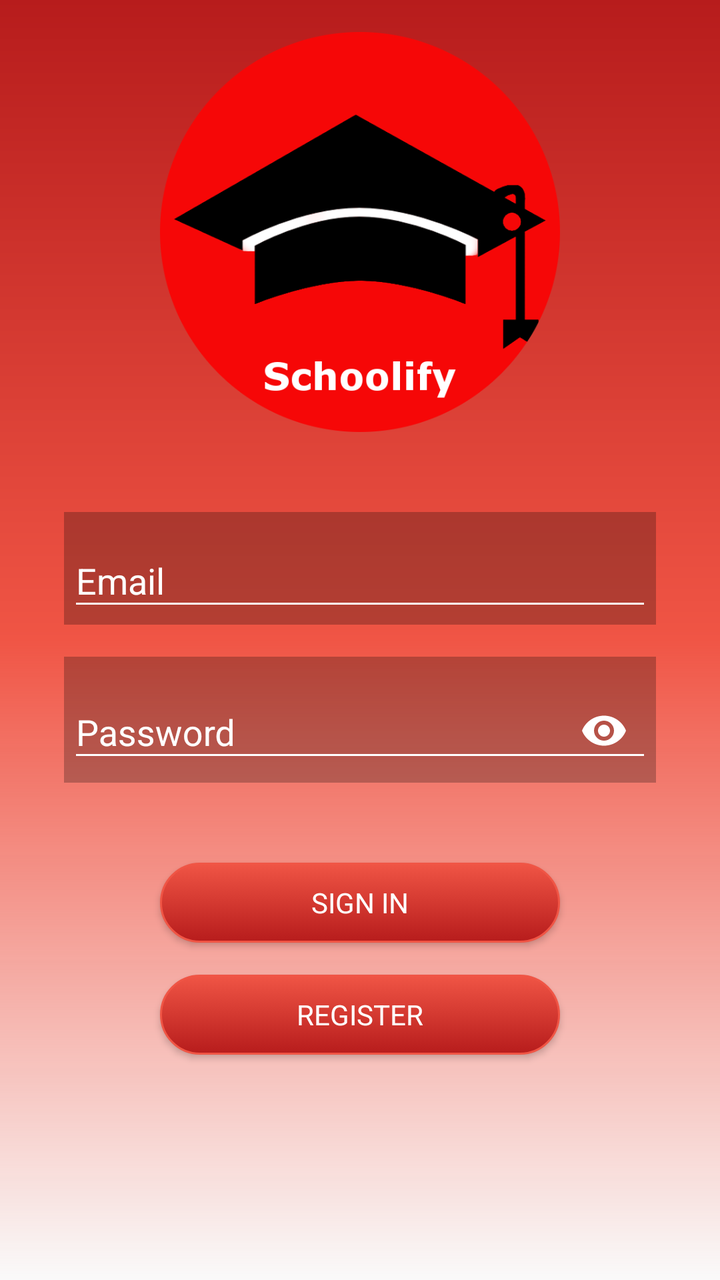
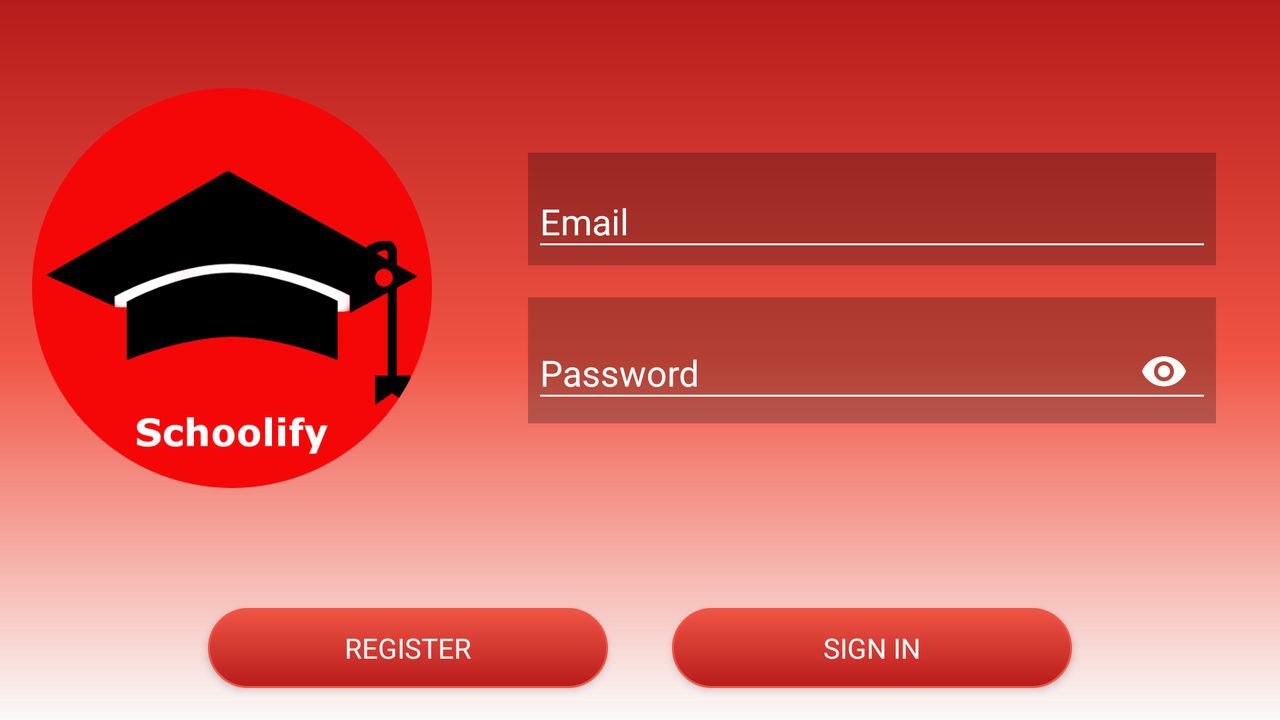

The same Android screen from two of the app's own layout files: first res/layout/ as a phone draws it, then the author's variant for another configuration, drawn on a device whose configuration selects that folder. Both files follow.
<!-- AndroidManifest.xml: application theme AppTheme -->
<!-- res/layout/activity_login.xml -->
<?xml version="1.0" encoding="utf-8"?>

<LinearLayout xmlns:android="http://schemas.android.com/apk/res/android"
    xmlns:app="http://schemas.android.com/apk/res-auto"
    xmlns:tools="http://schemas.android.com/tools"
    android:layout_width="match_parent"
    android:layout_height="match_parent"
    android:background="@drawable/account_background"
    android:orientation="vertical"
    tools:context="com.pam.schoolify.activity.LoginActivity">

    
    <ProgressBar
        android:id="@+id/progressBarLogin"
        style="?android:attr/progressBarStyleLarge"
        android:layout_width="wrap_content"
        android:layout_height="match_parent"
        android:layout_gravity="center"
        android:indeterminate="true"
        android:visibility="gone" />

    <LinearLayout
        android:id="@+id/formLogin"
        android:layout_width="match_parent"
        android:layout_height="match_parent"
        android:orientation="vertical">

        <ScrollView
            android:layout_width="match_parent"
            android:layout_height="match_parent"
            tools:ignore="UselessParent"> 

            <LinearLayout
                android:layout_width="match_parent"
                android:layout_height="wrap_content"
                android:gravity="center_horizontal"
                android:orientation="vertical">

                <ImageView
                    android:id="@+id/imageViewLogo"
                    android:layout_width="@dimen/logo_width"
                    android:layout_height="@dimen/logo_height"
                    android:layout_marginBottom="@dimen/margin_large"
                    android:layout_marginTop="@dimen/margin_medium"
                    android:src="@drawable/logo_round"
                    tools:ignore="ContentDescription" />

                <android.support.design.widget.TextInputLayout
                    android:id="@+id/textInputLayoutEmail"
                    android:layout_width="match_parent"
                    android:layout_height="wrap_content"
                    android:layout_marginBottom="@dimen/margin_small"
                    android:layout_marginLeft="@dimen/margin_large"
                    android:layout_marginRight="@dimen/margin_large"
                    android:layout_marginTop="@dimen/margin_small"
                    android:background="@color/textInputBackground"
                    android:padding="@dimen/padding_xxsmall"
                    android:theme="@style/TextInputLayoutAppearance"
                    app:errorTextAppearance="@style/TextInputErrorAppearance">

                    <android.support.design.widget.TextInputEditText
                        android:id="@+id/editTextEmail"
                        android:layout_width="match_parent"
                        android:layout_height="wrap_content"
                        android:drawableLeft="@drawable/ic_email_white"
                        android:drawableStart="@drawable/ic_email_white"
                        android:hint="@string/prompt_email"
                        android:inputType="textEmailAddress"
                        android:maxLines="1"
                        android:singleLine="true"
                        android:textColor="@color/textColor" />

                </android.support.design.widget.TextInputLayout>

                <android.support.design.widget.TextInputLayout
                    android:id="@+id/textInputLayoutPassword"
                    android:layout_width="match_parent"
                    android:layout_height="wrap_content"
                    android:layout_marginBottom="@dimen/margin_small"
                    android:layout_marginLeft="@dimen/margin_large"
                    android:layout_marginRight="@dimen/margin_large"
                    android:layout_marginTop="@dimen/margin_small"
                    android:background="@color/textInputBackground"
                    android:padding="@dimen/padding_xxsmall"
                    android:theme="@style/TextInputLayoutAppearance"
                    app:errorTextAppearance="@style/TextInputErrorAppearance"
                    app:passwordToggleEnabled="true"
                    app:passwordToggleTint="@color/textColor">

                    <android.support.design.widget.TextInputEditText
                        android:id="@+id/editTextPassword"
                        android:layout_width="match_parent"
                        android:layout_height="wrap_content"
                        android:drawableLeft="@drawable/ic_lock_white"
                        android:drawableStart="@drawable/ic_lock_white"
                        android:hint="@string/prompt_password"
                        android:imeActionLabel="@string/action_sign_in"
                        android:imeOptions="actionDone"
                        android:inputType="textPassword"
                        android:maxLines="1"
                        android:singleLine="true"
                        android:textColor="@color/textColor" />

                </android.support.design.widget.TextInputLayout>

                <Button
                    android:id="@+id/buttonLogin"
                    style="?android:textAppearanceInverse"
                    android:layout_width="200dp"
                    android:layout_height="40dp"
                    android:layout_marginTop="@dimen/margin_large"
                    android:background="@drawable/button_round"
                    android:text="@string/action_sign_in" />

                <Button
                    android:id="@+id/buttonRegister"
                    style="?android:textAppearanceInverse"
                    android:layout_width="200dp"
                    android:layout_height="40dp"
                    android:layout_marginBottom="@dimen/margin_large"
                    android:layout_marginTop="@dimen/margin_medium"
                    android:background="@drawable/button_round"
                    android:text="@string/action_register" />

            </LinearLayout>
        </ScrollView>
    </LinearLayout>
</LinearLayout>
<!-- resources referenced by this layout -->
<resources>
  <color name="textColor">#ffffffff</color>
  <color name="textInputBackground">#40000000</color>
  <dimen name="logo_height">200dp</dimen>
  <dimen name="logo_width">200dp</dimen>
  <dimen name="margin_large">32dp</dimen>
  <dimen name="margin_medium">16dp</dimen>
  <dimen name="margin_small">8dp</dimen>
  <dimen name="padding_xxsmall">2dp</dimen>
  <!-- drawable account_background (drawable) -->
  <shape xmlns:android="http://schemas.android.com/apk/res/android"
      android:shape="rectangle">
      <gradient
          android:angle="270"
          android:centerColor="@color/colorPrimaryLight"
          android:startColor="@color/colorPrimary"
          android:type="linear" />
  </shape>
  <!-- drawable button_round (drawable) -->
  <?xml version="1.0" encoding="utf-8"?>
  
  <selector xmlns:android="http://schemas.android.com/apk/res/android">
      <item android:state_pressed="true">
          <shape android:shape="rectangle">
              <corners android:radius="25dp" />
              <stroke android:width="1dp" android:color="@color/colorPrimaryLight" />
              <gradient android:angle="-90" android:endColor="@color/colorPrimary" android:startColor="@color/colorPrimaryDark" />
          </shape>
      </item>
      <item android:state_focused="true">
          <shape android:shape="rectangle">
              <corners android:radius="25dp" />
              <stroke android:width="1dp" android:color="@color/colorPrimaryLight" />
              <solid android:color="@color/colorPrimaryDark" />
          </shape>
      </item>
      <item>
          <shape android:shape="rectangle">
              <corners android:radius="25dp" />
              <stroke android:width="1dp" android:color="@color/colorPrimaryLight" />
              <gradient android:angle="-90" android:endColor="@color/colorPrimary" android:startColor="@color/colorPrimaryLight" />
          </shape>
      </item>
  </selector>
  <!-- drawable logo_round: png bitmap (drawable, 31963 bytes) -->
  <string name="action_register">Register</string>
  <string name="action_sign_in">Sign in</string>
  <string name="prompt_email">Email</string>
  <string name="prompt_password">Password</string>
  <style name="TextInputErrorAppearance" parent="TextAppearance.AppCompat">
          <item name="android:textColor">@color/textErrorColor</item>
      </style>
  <style name="TextInputLayoutAppearance" parent="Theme.AppCompat">
          <item name="android:textColor">@color/textColor</item>
          <item name="android:textColorHint">@color/textColor</item>
          <item name="colorControlNormal">@color/textColor</item>
          <item name="colorControlActivated">@color/textColor</item>
      </style>
  <style name="AppTheme" parent="Theme.AppCompat.Light.DarkActionBar">
          
          <item name="colorPrimary">@color/colorPrimary</item>
          <item name="colorPrimaryDark">@color/colorPrimaryDark</item>
          <item name="colorAccent">@color/colorAccent</item>
      </style>
  <color name="colorPrimaryLight">#fff05545</color>
  <color name="colorPrimary">#ffb71c1c</color>
  <color name="colorPrimaryDark">#ff7f0000</color>
  <color name="textErrorColor">#ffff9100</color>
  <color name="colorAccent">#ffb71c1c</color>
</resources>
<!-- res/layout-land/activity_login.xml (the author's variant of the layout above) -->
<!-- drawn on the phone turned sideways -->
<?xml version="1.0" encoding="utf-8"?>
<LinearLayout xmlns:android="http://schemas.android.com/apk/res/android"
    xmlns:app="http://schemas.android.com/apk/res-auto"
    xmlns:tools="http://schemas.android.com/tools"
    android:layout_width="match_parent"
    android:layout_height="match_parent"
    android:background="@drawable/account_background"
    android:orientation="vertical"
    tools:context="com.pam.schoolify.activity.LoginActivity">

    
    <ProgressBar
        android:id="@+id/progressBarLogin"
        style="?android:attr/progressBarStyleLarge"
        android:layout_width="wrap_content"
        android:layout_height="match_parent"
        android:layout_gravity="center"
        android:indeterminate="true"
        android:visibility="gone" />

    <LinearLayout
        android:id="@+id/formLogin"
        android:layout_width="match_parent"
        android:layout_height="match_parent"
        android:orientation="vertical">

        <RelativeLayout
            android:layout_width="match_parent"
            android:layout_height="0dp"
            android:layout_weight="1">

            <ImageView
                android:id="@+id/imageViewLogo"
                android:layout_width="@dimen/logo_width"
                android:layout_height="@dimen/logo_width"
                android:layout_centerVertical="true"
                android:layout_margin="@dimen/margin_medium"
                android:src="@drawable/logo_round"
                tools:ignore="ContentDescription" />

            <ScrollView
                android:layout_width="match_parent"
                android:layout_height="wrap_content"
                android:layout_centerVertical="true"
                android:layout_toEndOf="@id/imageViewLogo"
                android:layout_toRightOf="@id/imageViewLogo">

                <LinearLayout
                    android:layout_width="match_parent"
                    android:layout_height="wrap_content"
                    android:layout_margin="@dimen/margin_medium"
                    android:orientation="vertical">

                    <android.support.design.widget.TextInputLayout
                        android:id="@+id/textInputLayoutEmail"
                        android:layout_width="match_parent"
                        android:layout_height="wrap_content"
                        android:layout_marginBottom="@dimen/margin_small"
                        android:layout_marginLeft="@dimen/margin_medium"
                        android:layout_marginRight="@dimen/margin_medium"
                        android:layout_marginTop="@dimen/margin_small"
                        android:background="@color/textInputBackground"
                        android:padding="@dimen/padding_xxsmall"
                        android:theme="@style/TextInputLayoutAppearance"
                        app:errorTextAppearance="@style/TextInputErrorAppearance">

                        <android.support.design.widget.TextInputEditText
                            android:id="@+id/editTextEmail"
                            android:layout_width="match_parent"
                            android:layout_height="wrap_content"
                            android:drawableLeft="@drawable/ic_email_white"
                            android:drawableStart="@drawable/ic_email_white"
                            android:hint="@string/prompt_email"
                            android:inputType="textEmailAddress"
                            android:maxLines="1"
                            android:singleLine="true"
                            android:textColor="@color/textColor" />

                    </android.support.design.widget.TextInputLayout>

                    <android.support.design.widget.TextInputLayout
                        android:id="@+id/textInputLayoutPassword"
                        android:layout_width="match_parent"
                        android:layout_height="wrap_content"
                        android:layout_marginBottom="@dimen/margin_small"
                        android:layout_marginLeft="@dimen/margin_medium"
                        android:layout_marginRight="@dimen/margin_medium"
                        android:layout_marginTop="@dimen/margin_small"
                        android:background="@color/textInputBackground"
                        android:padding="@dimen/padding_xxsmall"
                        android:theme="@style/TextInputLayoutAppearance"
                        app:errorTextAppearance="@style/TextInputErrorAppearance"
                        app:passwordToggleEnabled="true"
                        app:passwordToggleTint="@color/textColor">

                        <android.support.design.widget.TextInputEditText
                            android:id="@+id/editTextPassword"
                            android:layout_width="match_parent"
                            android:layout_height="wrap_content"
                            android:drawableLeft="@drawable/ic_lock_white"
                            android:drawableStart="@drawable/ic_lock_white"
                            android:hint="@string/prompt_password"
                            android:imeActionLabel="@string/action_sign_in"
                            android:imeOptions="actionDone"
                            android:inputType="textPassword"
                            android:maxLines="1"
                            android:singleLine="true"
                            android:textColor="@color/textColor" />

                    </android.support.design.widget.TextInputLayout>

                </LinearLayout>
            </ScrollView>
        </RelativeLayout>

        <LinearLayout
            android:layout_width="match_parent"
            android:layout_height="wrap_content"
            android:gravity="center_horizontal"
            android:orientation="horizontal">

            <Button
                android:id="@+id/buttonRegister"
                style="?android:textAppearanceInverse"
                android:layout_width="200dp"
                android:layout_height="40dp"
                android:layout_margin="@dimen/margin_medium"
                android:background="@drawable/button_round"
                android:text="@string/action_register" />

            <Button
                android:id="@+id/buttonLogin"
                style="?android:textAppearanceInverse"
                android:layout_width="200dp"
                android:layout_height="40dp"
                android:layout_margin="@dimen/margin_medium"
                android:background="@drawable/button_round"
                android:text="@string/action_sign_in" />
        </LinearLayout>

    </LinearLayout>

</LinearLayout>
<!-- resources referenced by the variant -->
<!-- as the phone turned sideways resolves them -->
<resources>
  <color name="textColor">#ffffffff</color>
  <color name="textInputBackground">#40000000</color>
  <dimen name="logo_width">200dp</dimen>
  <dimen name="margin_medium">16dp</dimen>
  <dimen name="margin_small">8dp</dimen>
  <dimen name="padding_xxsmall">2dp</dimen>
  <!-- drawable account_background (drawable) -->
  <shape xmlns:android="http://schemas.android.com/apk/res/android"
      android:shape="rectangle">
      <gradient
          android:angle="270"
          android:centerColor="@color/colorPrimaryLight"
          android:startColor="@color/colorPrimary"
          android:type="linear" />
  </shape>
  <!-- drawable button_round (drawable) -->
  <?xml version="1.0" encoding="utf-8"?>
  
  <selector xmlns:android="http://schemas.android.com/apk/res/android">
      <item android:state_pressed="true">
          <shape android:shape="rectangle">
              <corners android:radius="25dp" />
              <stroke android:width="1dp" android:color="@color/colorPrimaryLight" />
              <gradient android:angle="-90" android:endColor="@color/colorPrimary" android:startColor="@color/colorPrimaryDark" />
          </shape>
      </item>
      <item android:state_focused="true">
          <shape android:shape="rectangle">
              <corners android:radius="25dp" />
              <stroke android:width="1dp" android:color="@color/colorPrimaryLight" />
              <solid android:color="@color/colorPrimaryDark" />
          </shape>
      </item>
      <item>
          <shape android:shape="rectangle">
              <corners android:radius="25dp" />
              <stroke android:width="1dp" android:color="@color/colorPrimaryLight" />
              <gradient android:angle="-90" android:endColor="@color/colorPrimary" android:startColor="@color/colorPrimaryLight" />
          </shape>
      </item>
  </selector>
  <!-- drawable logo_round: png bitmap (drawable, 31963 bytes) -->
  <string name="action_register">Register</string>
  <string name="action_sign_in">Sign in</string>
  <string name="prompt_email">Email</string>
  <string name="prompt_password">Password</string>
  <style name="TextInputErrorAppearance" parent="TextAppearance.AppCompat">
          <item name="android:textColor">@color/textErrorColor</item>
      </style>
  <style name="TextInputLayoutAppearance" parent="Theme.AppCompat">
          <item name="android:textColor">@color/textColor</item>
          <item name="android:textColorHint">@color/textColor</item>
          <item name="colorControlNormal">@color/textColor</item>
          <item name="colorControlActivated">@color/textColor</item>
      </style>
  <style name="AppTheme" parent="Theme.AppCompat.Light.DarkActionBar">
          
          <item name="colorPrimary">@color/colorPrimary</item>
          <item name="colorPrimaryDark">@color/colorPrimaryDark</item>
          <item name="colorAccent">@color/colorAccent</item>
      </style>
  <color name="colorPrimaryLight">#fff05545</color>
  <color name="colorPrimary">#ffb71c1c</color>
  <color name="colorPrimaryDark">#ff7f0000</color>
  <color name="textErrorColor">#ffff9100</color>
  <color name="colorAccent">#ffb71c1c</color>
</resources>
